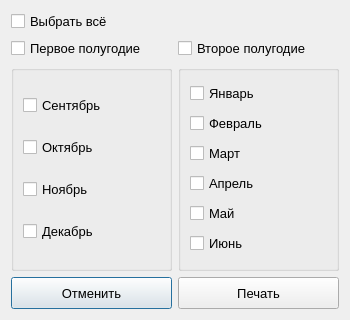
<?xml version="1.0" encoding="UTF-8"?>
<ui version="4.0">
 <class>PrintReportDialog</class>
 <widget class="QDialog" name="PrintReportDialog">
  <property name="geometry">
   <rect>
    <x>0</x>
    <y>0</y>
    <width>350</width>
    <height>320</height>
   </rect>
  </property>
  <property name="sizePolicy">
   <sizepolicy hsizetype="Preferred" vsizetype="Preferred">
    <horstretch>0</horstretch>
    <verstretch>0</verstretch>
   </sizepolicy>
  </property>
  <property name="minimumSize">
   <size>
    <width>320</width>
    <height>0</height>
   </size>
  </property>
  <property name="maximumSize">
   <size>
    <width>350</width>
    <height>16777215</height>
   </size>
  </property>
  <property name="windowTitle">
   <string>Dialog</string>
  </property>
  <layout class="QGridLayout" name="gridLayout_3">
   <item row="2" column="1">
    <widget class="QCheckBox" name="chB_second_half">
     <property name="font">
      <font>
       <pointsize>10</pointsize>
      </font>
     </property>
     <property name="text">
      <string>Второе полугодие</string>
     </property>
    </widget>
   </item>
   <item row="4" column="0">
    <widget class="QPushButton" name="btn_Cancel">
     <property name="minimumSize">
      <size>
       <width>0</width>
       <height>32</height>
      </size>
     </property>
     <property name="font">
      <font>
       <pointsize>10</pointsize>
      </font>
     </property>
     <property name="text">
      <string>Отменить</string>
     </property>
     <property name="iconSize">
      <size>
       <width>24</width>
       <height>24</height>
      </size>
     </property>
    </widget>
   </item>
   <item row="2" column="0">
    <widget class="QCheckBox" name="chB_first_half">
     <property name="font">
      <font>
       <pointsize>10</pointsize>
      </font>
     </property>
     <property name="text">
      <string>Первое полугодие</string>
     </property>
    </widget>
   </item>
   <item row="4" column="1">
    <widget class="QPushButton" name="btn_Print">
     <property name="minimumSize">
      <size>
       <width>0</width>
       <height>32</height>
      </size>
     </property>
     <property name="font">
      <font>
       <pointsize>10</pointsize>
      </font>
     </property>
     <property name="text">
      <string>Печать</string>
     </property>
     <property name="iconSize">
      <size>
       <width>24</width>
       <height>24</height>
      </size>
     </property>
    </widget>
   </item>
   <item row="3" column="1">
    <widget class="QGroupBox" name="gB_second_half">
     <property name="title">
      <string/>
     </property>
     <layout class="QGridLayout" name="gridLayout_2">
      <item row="0" column="0">
       <widget class="QCheckBox" name="chB_january">
        <property name="font">
         <font>
          <pointsize>10</pointsize>
         </font>
        </property>
        <property name="text">
         <string>Январь</string>
        </property>
       </widget>
      </item>
      <item row="1" column="0">
       <widget class="QCheckBox" name="chB_february">
        <property name="font">
         <font>
          <pointsize>10</pointsize>
         </font>
        </property>
        <property name="text">
         <string>Февраль</string>
        </property>
       </widget>
      </item>
      <item row="2" column="0">
       <widget class="QCheckBox" name="chB_march">
        <property name="font">
         <font>
          <pointsize>10</pointsize>
         </font>
        </property>
        <property name="text">
         <string>Март</string>
        </property>
       </widget>
      </item>
      <item row="3" column="0">
       <widget class="QCheckBox" name="chB_april">
        <property name="font">
         <font>
          <pointsize>10</pointsize>
         </font>
        </property>
        <property name="text">
         <string>Апрель</string>
        </property>
       </widget>
      </item>
      <item row="4" column="0">
       <widget class="QCheckBox" name="chB_may">
        <property name="font">
         <font>
          <pointsize>10</pointsize>
         </font>
        </property>
        <property name="text">
         <string>Май</string>
        </property>
       </widget>
      </item>
      <item row="5" column="0">
       <widget class="QCheckBox" name="chB_june">
        <property name="font">
         <font>
          <pointsize>10</pointsize>
         </font>
        </property>
        <property name="text">
         <string>Июнь</string>
        </property>
       </widget>
      </item>
     </layout>
    </widget>
   </item>
   <item row="3" column="0">
    <widget class="QGroupBox" name="gB_first_half">
     <property name="title">
      <string/>
     </property>
     <layout class="QGridLayout" name="gridLayout">
      <item row="0" column="0">
       <widget class="QCheckBox" name="chB_september">
        <property name="font">
         <font>
          <pointsize>10</pointsize>
         </font>
        </property>
        <property name="text">
         <string>Сентябрь</string>
        </property>
       </widget>
      </item>
      <item row="1" column="0">
       <widget class="QCheckBox" name="chB_october">
        <property name="font">
         <font>
          <pointsize>10</pointsize>
         </font>
        </property>
        <property name="text">
         <string>Октябрь</string>
        </property>
       </widget>
      </item>
      <item row="2" column="0">
       <widget class="QCheckBox" name="chB_november">
        <property name="font">
         <font>
          <pointsize>10</pointsize>
         </font>
        </property>
        <property name="text">
         <string>Ноябрь</string>
        </property>
       </widget>
      </item>
      <item row="3" column="0">
       <widget class="QCheckBox" name="chB_december">
        <property name="font">
         <font>
          <pointsize>10</pointsize>
         </font>
        </property>
        <property name="text">
         <string>Декабрь</string>
        </property>
       </widget>
      </item>
     </layout>
    </widget>
   </item>
   <item row="1" column="0">
    <widget class="QCheckBox" name="chB_select_all">
     <property name="font">
      <font>
       <pointsize>10</pointsize>
      </font>
     </property>
     <property name="text">
      <string>Выбрать всё</string>
     </property>
    </widget>
   </item>
  </layout>
 </widget>
 <resources/>
 <connections/>
</ui>
